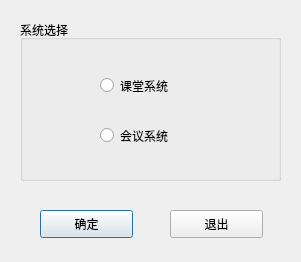
<?xml version="1.0" encoding="UTF-8"?>
<ui version="4.0">
 <class>ChoSysDlg</class>
 <widget class="QDialog" name="ChoSysDlg">
  <property name="geometry">
   <rect>
    <x>0</x>
    <y>0</y>
    <width>301</width>
    <height>262</height>
   </rect>
  </property>
  <property name="windowTitle">
   <string>Dialog</string>
  </property>
  <widget class="QGroupBox" name="groupBox">
   <property name="geometry">
    <rect>
     <x>20</x>
     <y>20</y>
     <width>261</width>
     <height>161</height>
    </rect>
   </property>
   <property name="title">
    <string>系统选择</string>
   </property>
   <widget class="QRadioButton" name="rbtClassSys">
    <property name="geometry">
     <rect>
      <x>80</x>
      <y>50</y>
      <width>121</width>
      <height>31</height>
     </rect>
    </property>
    <property name="text">
     <string>课堂系统</string>
    </property>
   </widget>
   <widget class="QRadioButton" name="rbtMeetSys">
    <property name="geometry">
     <rect>
      <x>80</x>
      <y>100</y>
      <width>121</width>
      <height>31</height>
     </rect>
    </property>
    <property name="text">
     <string>会议系统</string>
    </property>
   </widget>
  </widget>
  <widget class="QPushButton" name="btnConfirm">
   <property name="geometry">
    <rect>
     <x>40</x>
     <y>210</y>
     <width>93</width>
     <height>28</height>
    </rect>
   </property>
   <property name="text">
    <string>确定</string>
   </property>
  </widget>
  <widget class="QPushButton" name="btnExit">
   <property name="geometry">
    <rect>
     <x>170</x>
     <y>210</y>
     <width>93</width>
     <height>28</height>
    </rect>
   </property>
   <property name="text">
    <string>退出</string>
   </property>
  </widget>
 </widget>
 <resources/>
 <connections/>
</ui>
